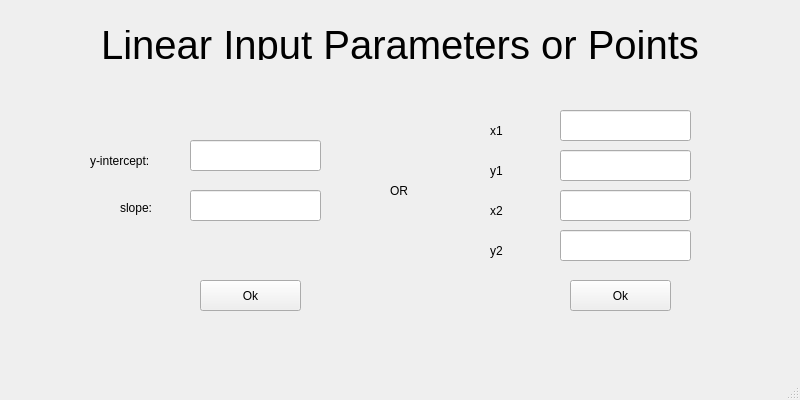
<?xml version="1.0" encoding="UTF-8"?>
<ui version="4.0">
 <class>LinearInputWindow</class>
 <widget class="QMainWindow" name="LinearInputWindow">
  <property name="geometry">
   <rect>
    <x>0</x>
    <y>0</y>
    <width>800</width>
    <height>400</height>
   </rect>
  </property>
  <property name="windowTitle">
   <string>MainWindow</string>
  </property>
  <widget class="QWidget" name="centralwidget">
   <widget class="QLabel" name="label">
    <property name="geometry">
     <rect>
      <x>30</x>
      <y>30</y>
      <width>740</width>
      <height>30</height>
     </rect>
    </property>
    <property name="font">
     <font>
      <pointsize>30</pointsize>
     </font>
    </property>
    <property name="text">
     <string>Linear Input Parameters or Points</string>
    </property>
    <property name="alignment">
     <set>Qt::AlignCenter</set>
    </property>
   </widget>
   <widget class="QLabel" name="label_2">
    <property name="geometry">
     <rect>
      <x>90</x>
      <y>140</y>
      <width>81</width>
      <height>41</height>
     </rect>
    </property>
    <property name="text">
     <string>y-intercept:</string>
    </property>
   </widget>
   <widget class="QLabel" name="label_3">
    <property name="geometry">
     <rect>
      <x>120</x>
      <y>200</y>
      <width>58</width>
      <height>16</height>
     </rect>
    </property>
    <property name="text">
     <string>slope:</string>
    </property>
   </widget>
   <widget class="QLineEdit" name="yintInput">
    <property name="geometry">
     <rect>
      <x>190</x>
      <y>140</y>
      <width>131</width>
      <height>31</height>
     </rect>
    </property>
    <property name="baseSize">
     <size>
      <width>0</width>
      <height>0</height>
     </size>
    </property>
    <property name="text">
     <string/>
    </property>
    <property name="alignment">
     <set>Qt::AlignRight|Qt::AlignTrailing|Qt::AlignVCenter</set>
    </property>
   </widget>
   <widget class="QPushButton" name="createParamGraph">
    <property name="geometry">
     <rect>
      <x>200</x>
      <y>280</y>
      <width>101</width>
      <height>31</height>
     </rect>
    </property>
    <property name="text">
     <string>Ok</string>
    </property>
   </widget>
   <widget class="QLineEdit" name="slopeInput">
    <property name="geometry">
     <rect>
      <x>190</x>
      <y>190</y>
      <width>131</width>
      <height>31</height>
     </rect>
    </property>
    <property name="alignment">
     <set>Qt::AlignRight|Qt::AlignTrailing|Qt::AlignVCenter</set>
    </property>
   </widget>
   <widget class="QLabel" name="label_4">
    <property name="geometry">
     <rect>
      <x>390</x>
      <y>170</y>
      <width>31</width>
      <height>41</height>
     </rect>
    </property>
    <property name="text">
     <string>OR</string>
    </property>
   </widget>
   <widget class="QLineEdit" name="x1Input">
    <property name="geometry">
     <rect>
      <x>560</x>
      <y>110</y>
      <width>131</width>
      <height>31</height>
     </rect>
    </property>
    <property name="alignment">
     <set>Qt::AlignRight|Qt::AlignTrailing|Qt::AlignVCenter</set>
    </property>
   </widget>
   <widget class="QLineEdit" name="y1Input">
    <property name="geometry">
     <rect>
      <x>560</x>
      <y>150</y>
      <width>131</width>
      <height>31</height>
     </rect>
    </property>
    <property name="alignment">
     <set>Qt::AlignRight|Qt::AlignTrailing|Qt::AlignVCenter</set>
    </property>
   </widget>
   <widget class="QLineEdit" name="x2Input">
    <property name="geometry">
     <rect>
      <x>560</x>
      <y>190</y>
      <width>131</width>
      <height>31</height>
     </rect>
    </property>
    <property name="alignment">
     <set>Qt::AlignRight|Qt::AlignTrailing|Qt::AlignVCenter</set>
    </property>
   </widget>
   <widget class="QLineEdit" name="y2Input">
    <property name="geometry">
     <rect>
      <x>560</x>
      <y>230</y>
      <width>131</width>
      <height>31</height>
     </rect>
    </property>
    <property name="alignment">
     <set>Qt::AlignRight|Qt::AlignTrailing|Qt::AlignVCenter</set>
    </property>
   </widget>
   <widget class="QLabel" name="label_5">
    <property name="geometry">
     <rect>
      <x>490</x>
      <y>110</y>
      <width>31</width>
      <height>41</height>
     </rect>
    </property>
    <property name="text">
     <string>x1</string>
    </property>
   </widget>
   <widget class="QLabel" name="label_6">
    <property name="geometry">
     <rect>
      <x>490</x>
      <y>150</y>
      <width>31</width>
      <height>41</height>
     </rect>
    </property>
    <property name="text">
     <string>y1</string>
    </property>
   </widget>
   <widget class="QLabel" name="label_7">
    <property name="geometry">
     <rect>
      <x>490</x>
      <y>190</y>
      <width>31</width>
      <height>41</height>
     </rect>
    </property>
    <property name="text">
     <string>x2</string>
    </property>
   </widget>
   <widget class="QLabel" name="label_8">
    <property name="geometry">
     <rect>
      <x>490</x>
      <y>230</y>
      <width>31</width>
      <height>41</height>
     </rect>
    </property>
    <property name="text">
     <string>y2</string>
    </property>
   </widget>
   <widget class="QPushButton" name="createPointGraph">
    <property name="geometry">
     <rect>
      <x>570</x>
      <y>280</y>
      <width>101</width>
      <height>31</height>
     </rect>
    </property>
    <property name="text">
     <string>Ok</string>
    </property>
   </widget>
  </widget>
  <widget class="QMenuBar" name="menubar">
   <property name="geometry">
    <rect>
     <x>0</x>
     <y>0</y>
     <width>800</width>
     <height>24</height>
    </rect>
   </property>
  </widget>
  <widget class="QStatusBar" name="statusbar"/>
 </widget>
 <resources/>
 <connections/>
</ui>
